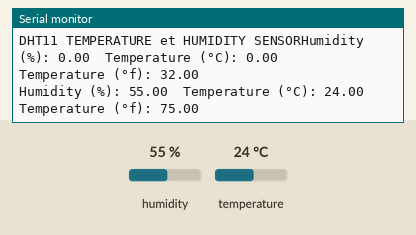
A sketch run on a simulated Arduino Uno, built with avr-gcc and run on an emulated ATmega328P. Parts: the last lines printed to the serial monitor. The inputs (shaded band) are chosen by the test bench; at power-on: humidity 55 %, temperature 24 °C.

Above: at 4.8 s.
4.9 s: humidity set to 22 %
At 6.2 s:
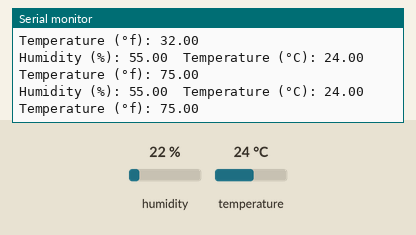
6.4 s: temperature set to 12 °C
At 7.5 s:
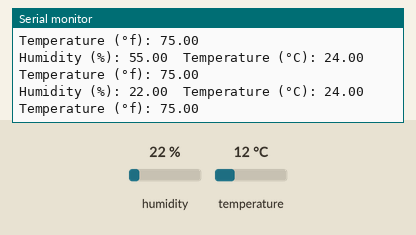
7.9 s: temperature set to 41 °C
At 8.7 s:
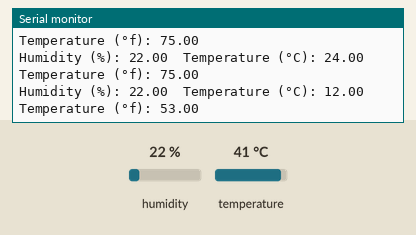
Timing chart, 0 to 10.9 s (numbered marks = the images above; inputs shaded):
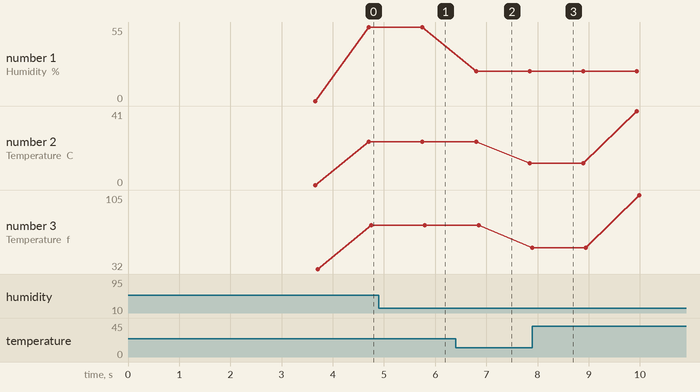

The sketch:

DHT11_TEMPERATURE___HUMIDITY_SENSOR_code.ino
```cpp
//partie bluethoot
#include <SoftwareSerial.h>
#define RxD         7
#define TxD        6
#define DEBUG_ENABLED  1

SoftwareSerial blueToothSerial(RxD,TxD);

//partie capteur
#include <dht11.h>
#define DHT11PIN 9 // broche DATA -> broche 4
dht11 DHT11;
int product ;
 float f =0;
 float c =0;
 float h =0;

void setup() {

  //partie comunication
   Serial.begin(9600);

  //partie capteur
  Serial.print ( "DHT11 TEMPERATURE et HUMIDITY SENSOR");

 //partie bluethoot
  pinMode(RxD, INPUT);
  pinMode(TxD, OUTPUT);

 setupBlueToothConnection();
}

void loop() {

  //partie capteur
c= DHT11.temperature, 2;
f= product = (float)DHT11.temperature * 1.8 +32  , 2;
h= DHT11.humidity, 2 ;
  DHT11.read(DHT11PIN);
  Serial.print("Humidity (%): ");
  Serial.print((float)h);
  Serial.print("\t");
  Serial.print("Temperature (°C): ");
  Serial.println(c);
  Serial.print("Temperature (°f): ");
  Serial.println( f  ); // f°

//partie bluethooth

blueToothSerial.print(c);
blueToothSerial.print(f);
blueToothSerial.print(h);

delay (1000);
}

void setupBlueToothConnection()
  {

  blueToothSerial.begin(9600);

  blueToothSerial.print("AT");
  delay(400);

  blueToothSerial.print("AT+DEFAULT");             // Restore all setup value to factory setup
  delay(2000);

  blueToothSerial.print("AT+yee");    // set the bluetooth name as "SeeedBTSlave" ,the length of bluetooth name must less than 12 characters.
  delay(400);

    blueToothSerial.print("AT+PIN0000");             // set the pair code to connect
  delay(400);

  blueToothSerial.print("AT+AUTH1");             //
    delay(400);

    blueToothSerial.flush();

}
```

Measured:
- plotted number 2: 24 → 12 after the input at 6.4 s, 12 → 41 after the input at 7.9 s
- plotted number 3: 75 → 53 after the input at 6.4 s, 53 → 105 after the input at 7.9 s
